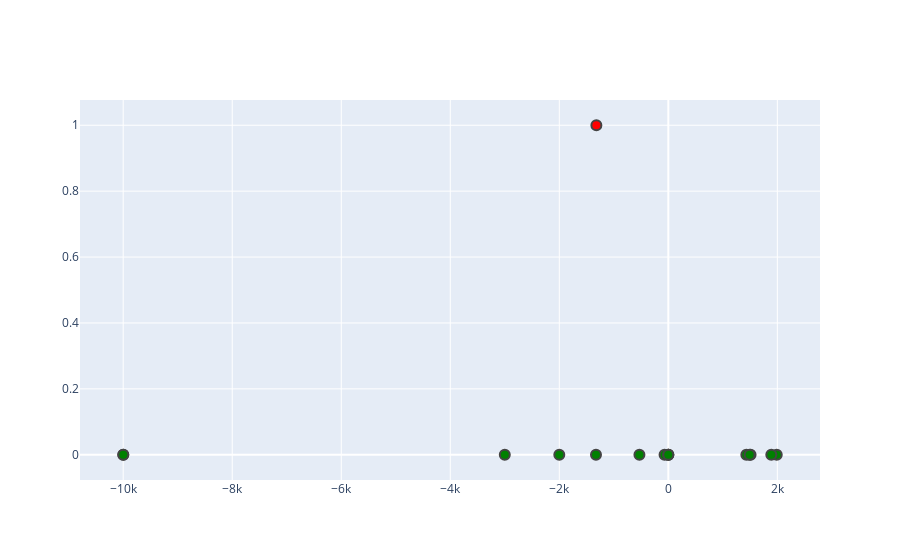

The notebook cell saved with this chart:
### Code cell
edge_x = []
edge_y = []
for edge in G.edges():
    if "pos" in G.nodes[edge[0]].keys() and "pos" in G.nodes[edge[1]].keys():
        x0, y0 = G.nodes[edge[0]]['pos']
        x1, y1 = G.nodes[edge[1]]['pos']
        edge_x.append(x0)
        edge_x.append(x1)
        edge_y.append(y0)
        edge_y.append(y1)

edge_trace = go.Scatter(
    x=edge_x, y=edge_y,
    line=dict(width=0.5, color='#888'),
    hoverinfo='none',
    mode='lines')

node_x = []
node_y = []
events = []
colors = []
for node in G.nodes():
    if "pos" in G.nodes[node].keys():
        n = G.nodes[node]
        x, y = n['pos']
        events.append(n["event"])
        colors.append(get_color(n["tag"]))
        node_x.append(x)
        node_y.append(y)

        
print(node_x)
print(events)
print(node_y)
node_trace = go.Scatter(
    x=node_x, y=node_y, text=events,
    mode='markers',
    hoverinfo='text',
    marker=dict(
        color=colors,
        size=10,
        line_width=2)
)
fig = go.Figure(data=[node_trace])
fig.show()

### Figure 1 — Plotly figure (JSON) as saved in the notebook; plotly's stock layout.template omitted (floating-point values rounded to 4 significant figures)
{"data": [{"hoverinfo": "text", "marker": {"color": ["green", "green", "green", "green", "green", "green", "green", "green", "green", "green", "green", "green", "green", "green", "red", "green"], "line": {"width": 2}, "size": 10}, "mode": "markers", "text": ["Invention of Internet", "Jeanne d'Arc dies on a pyre", "Jesus is born", "Pythagore's Theorem", "Cesar is murdered", "Humans invented the wheel", "Humanity is created", "Hitler is born ", "Jesus is born", "Magellan", "Joseph fucks Marie ", "Christoph Colomb discovers America", "Toutânkhamon is dead", "Dinosaurs appear on the planet", "Toutânkhamon has 3 children", "The Big Bang"], "type": "scatter", "x": [1989, 1431, 0, -530, -69, -3000, -2000, 1889, 0, 1509, -1, 1492, -1327, -9998, -1320, -9999], "y": [0, 0, 0, 0, 0, 0, 0, 0, 0, 0, 0, 0, 0, 0, 1, 0]}], "layout": {}}
